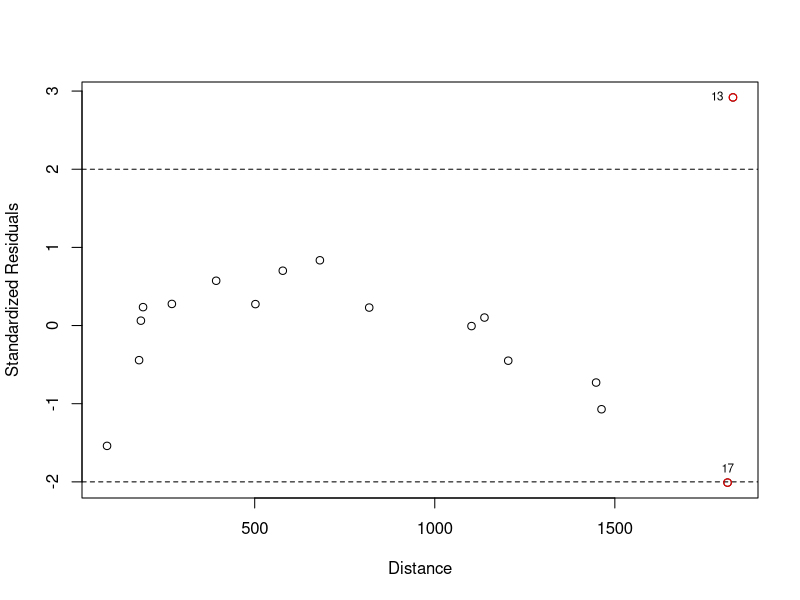
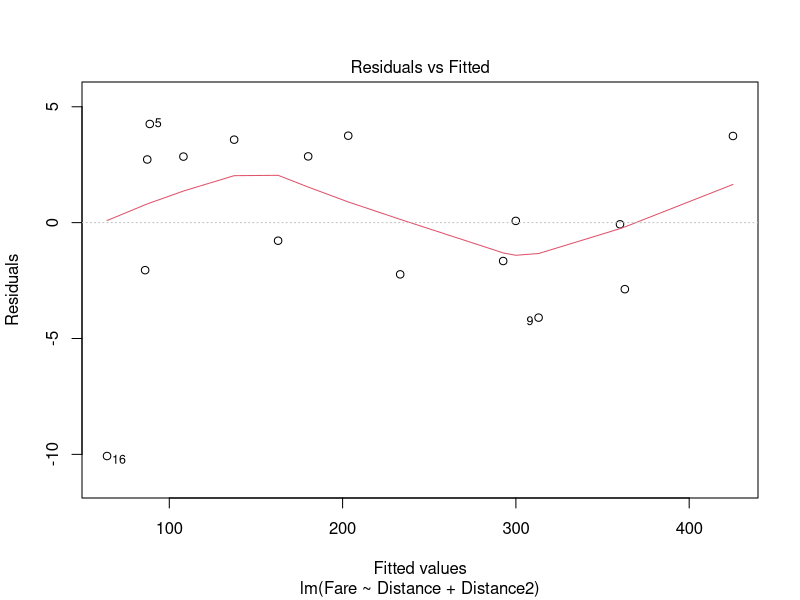
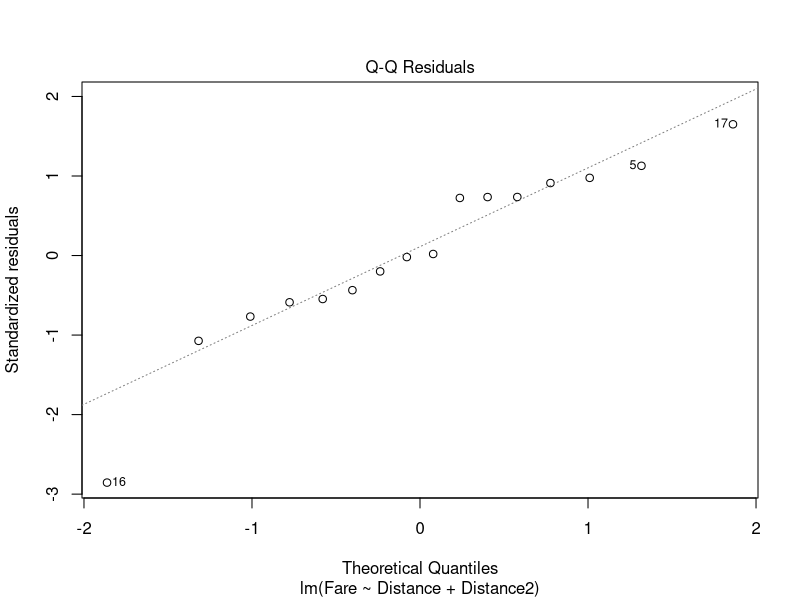
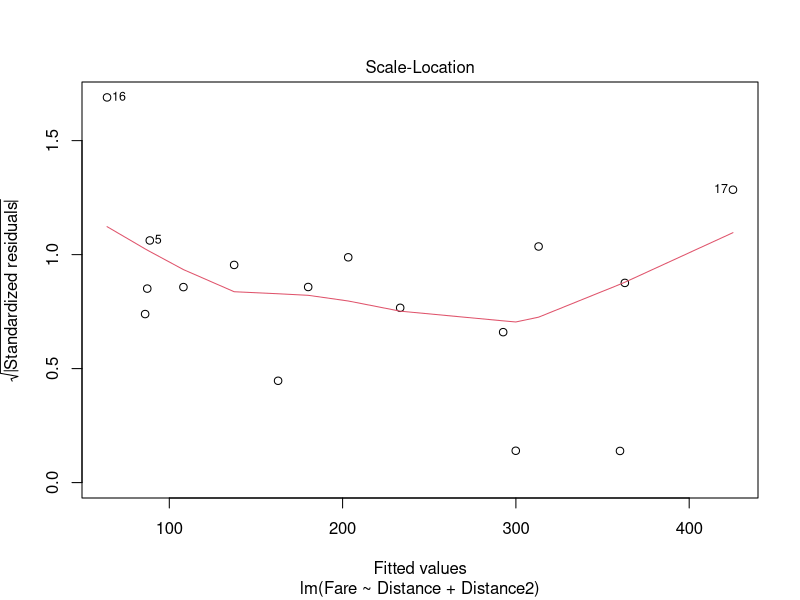
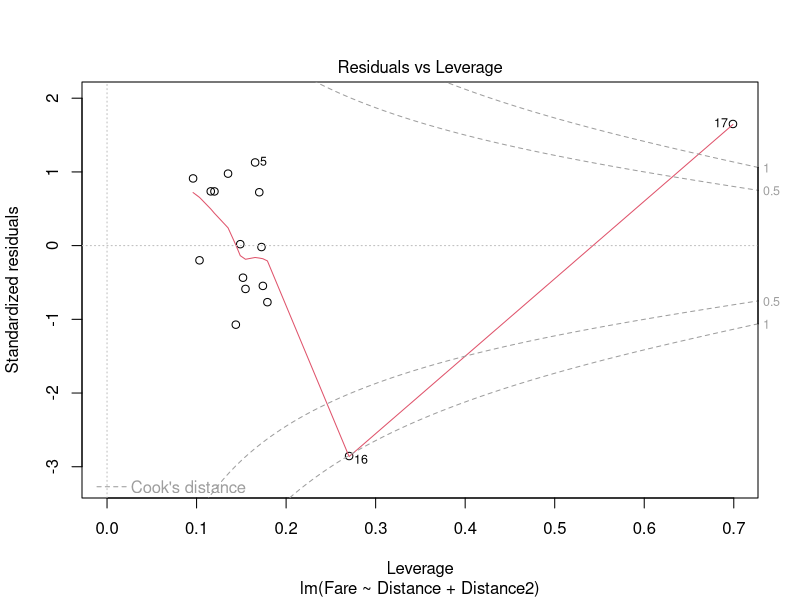
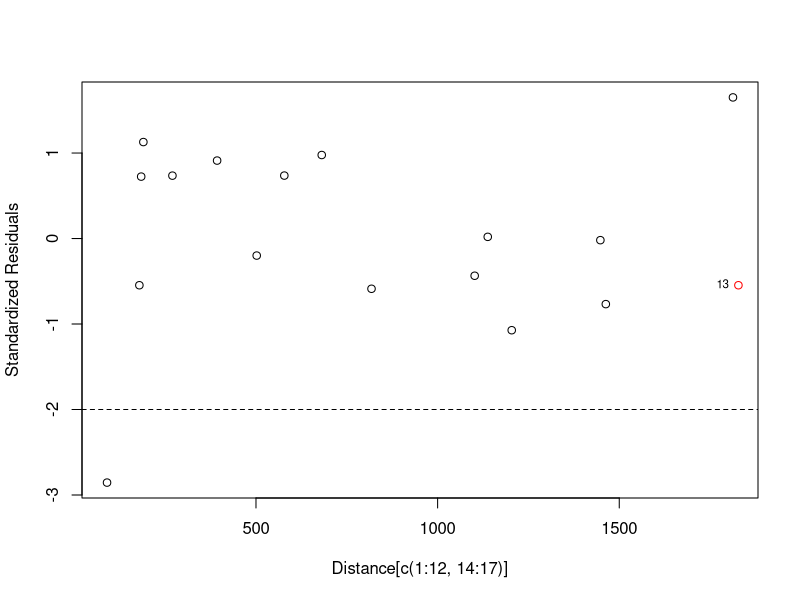

Generate these figures, in order, with R:
## ---- chunk 1
airfares <- read.delim("airfares.txt",sep = "\t", header = TRUE)
attach(airfares)
airfare_slr <- lm(Fare ~ Distance)
## ---- chunk 2
leverage1 <- hatvalues(airfare_slr)
StanRes1 <- rstandard(airfare_slr)
residual1 <- airfares$residuals
plot(Distance,StanRes1, ylab="Standardized Residuals")
abline(h=2,lty=2)
abline(h=-2,lty=2)
points(x = c(Distance[13],Distance[17]),y = c(StanRes1[13],StanRes1[17])
       ,col = "red")
text(x = c(Distance[13],Distance[17]), y = c(StanRes1[13],StanRes1[17]), labels = c("13","17"), cex = .7, pos = c(2,3))
## ---- chunk 3
airfares$Distance2 <- airfares$Distance^2
airline_quad <- lm(Fare~Distance + Distance2, data = airfares[c(1:12,14:17),])
summary(airline_quad)
## ---- chunk 4
plot(airline_quad)
## ---- chunk 5
leverage1 <- hatvalues(airline_quad)
StanRes1 <- rstandard(airline_quad)
residual1 <- airfares$residuals
plot(Distance[c(1:12,14:17)],StanRes1, ylab="Standardized Residuals")
abline(h=2,lty=2)
abline(h=-2,lty=2)
points(x = c(Distance[13],Distance[17]),y = c(StanRes1[13],StanRes1[17])
       ,col = "red")
text(x = c(Distance[13],Distance[17]), y = c(StanRes1[13],StanRes1[17]), labels = c("13","17"), cex = .7, pos = c(2,3))
